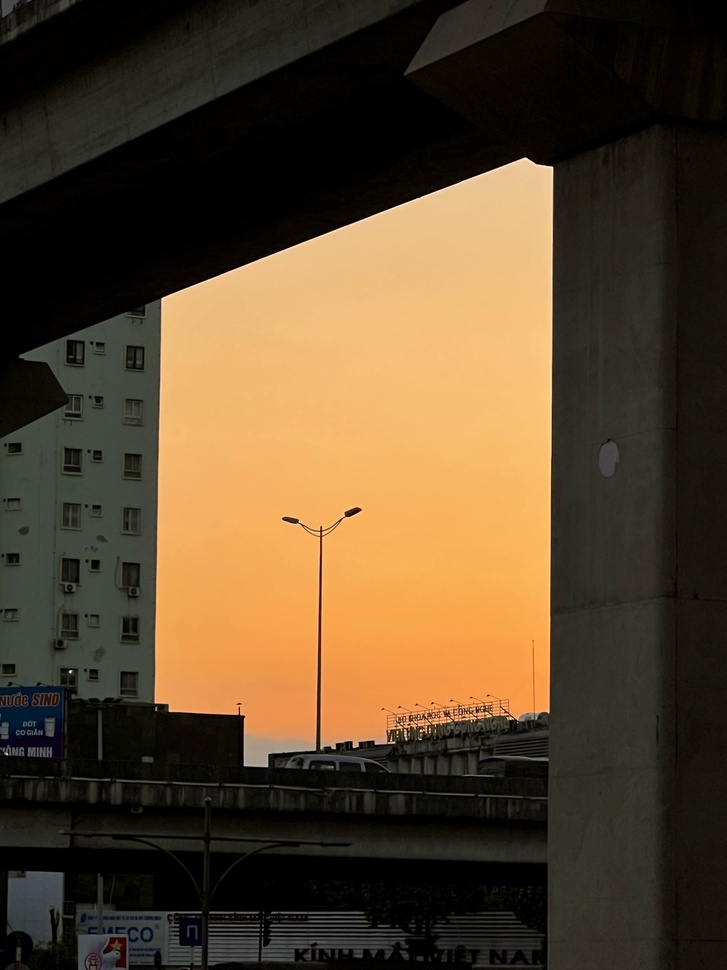
#> input picture w2.jpg, 727 x 970 px, shrunk from 3024 x 4032 before the run
$ python app.py
#> lines starting #> are read from the running program, lines starting #| are printed output that depends on the picture
import os
import cv2

def pencil_sketch(image_path, output_path):
    # Lấy đường dẫn thư mục từ output_path
#> called with image_path = 'w2.jpg', output_path = 'output_images/w2_sketch.jpg'
    output_dir = os.path.dirname(output_path)

    # Kiểm tra xem thư mục output có tồn tại không, nếu không thì tạo mới
    if not os.path.exists(output_dir):
        os.makedirs(output_dir)
        print(f"Thư mục '{output_dir}' đã được tạo.")

    # Đọc ảnh từ đường dẫn
    image = cv2.imread(image_path)
#> image is the input picture: shape (970, 727, 3); mean B, G, R 44.4, 68.8, 87.7
    if image is None:
        print(f"Không thể đọc ảnh từ {image_path}")
        return

    # Tiến hành các bước xử lý ảnh
    gray_image = cv2.cvtColor(image, cv2.COLOR_BGR2GRAY)
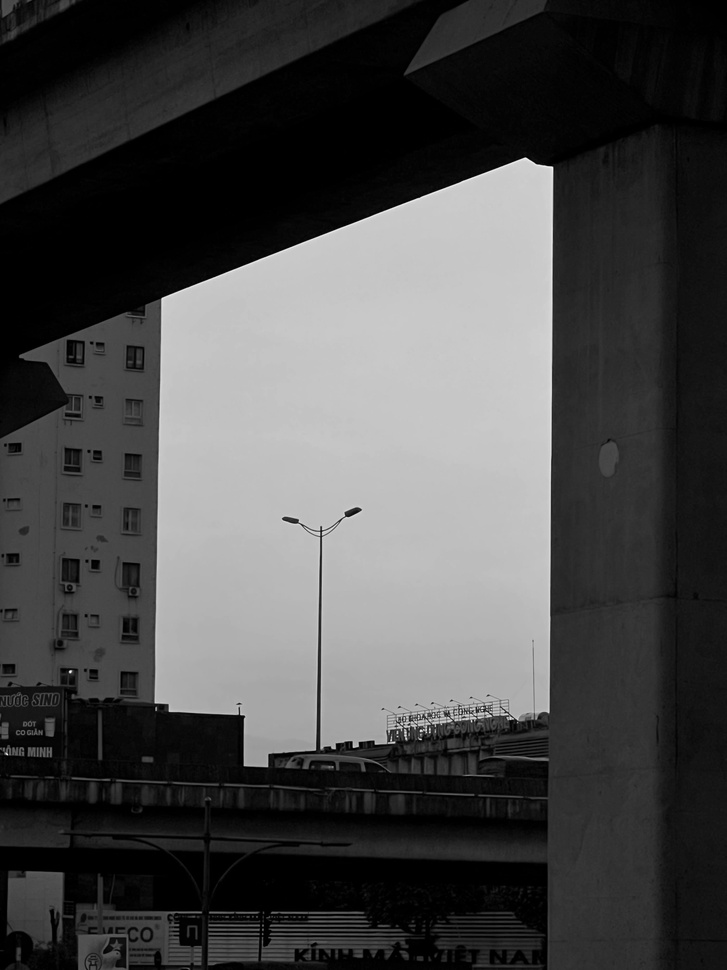
#> gray_image: shape (970, 727); min 0, max 247, mean 71.7
    inverted_gray_image = cv2.bitwise_not(gray_image)
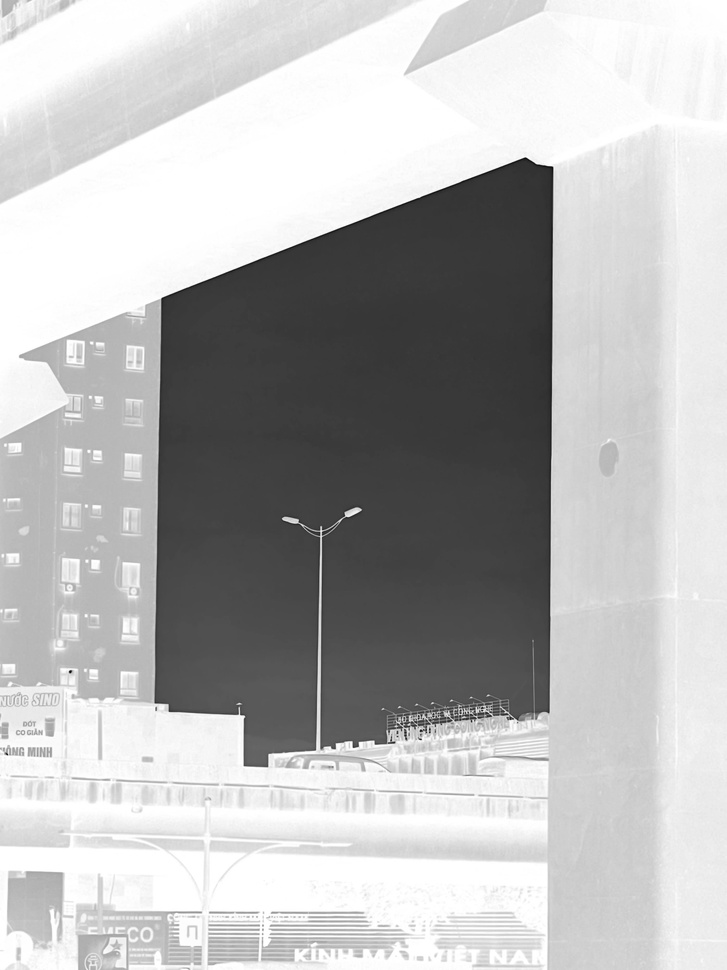
#> inverted_gray_image: shape (970, 727); min 8, max 255, mean 183.3
    blurred_image = cv2.GaussianBlur(inverted_gray_image, (21, 21), 0)
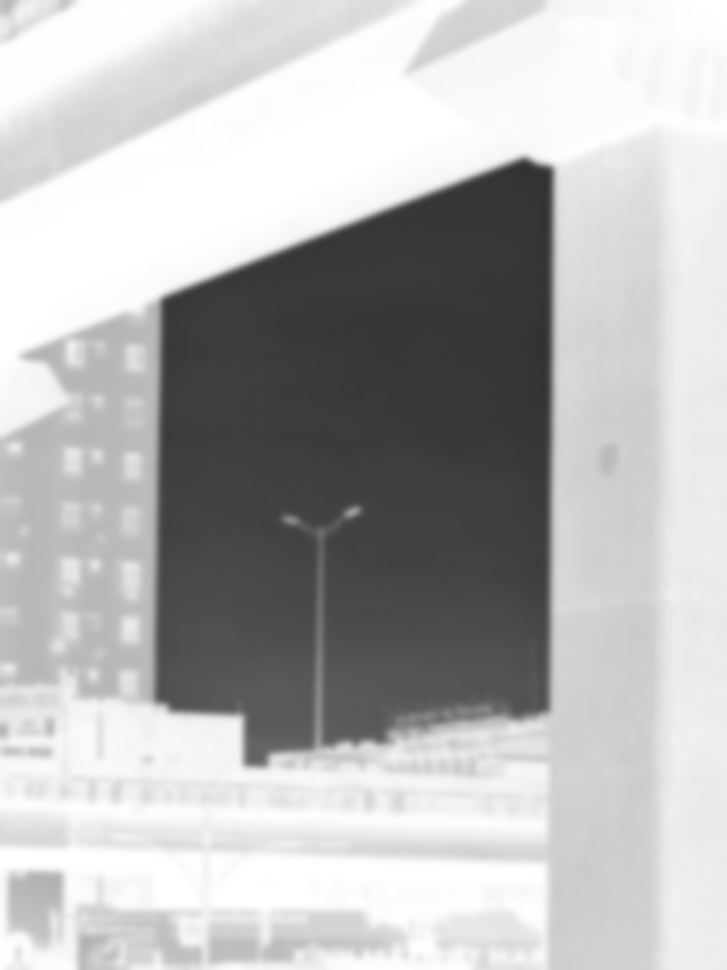
#> blurred_image: shape (970, 727); min 48, max 255, mean 183.3
    inverted_blurred_image = cv2.bitwise_not(blurred_image)
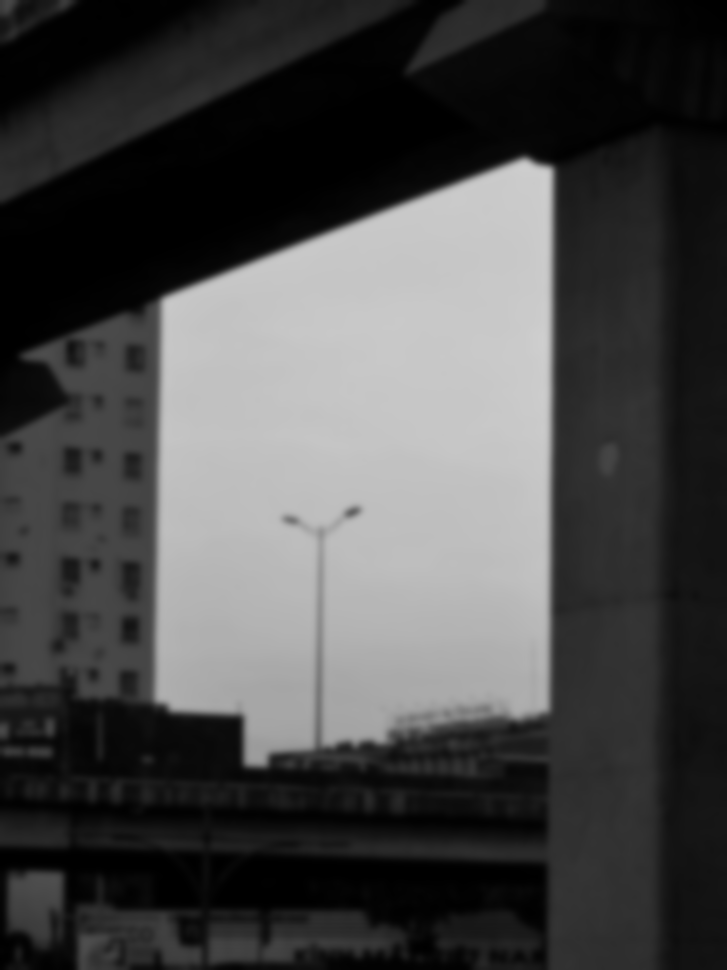
#> inverted_blurred_image: shape (970, 727); min 0, max 207, mean 71.7
    pencil_sketch_image = cv2.divide(gray_image, inverted_blurred_image, scale=256.0)
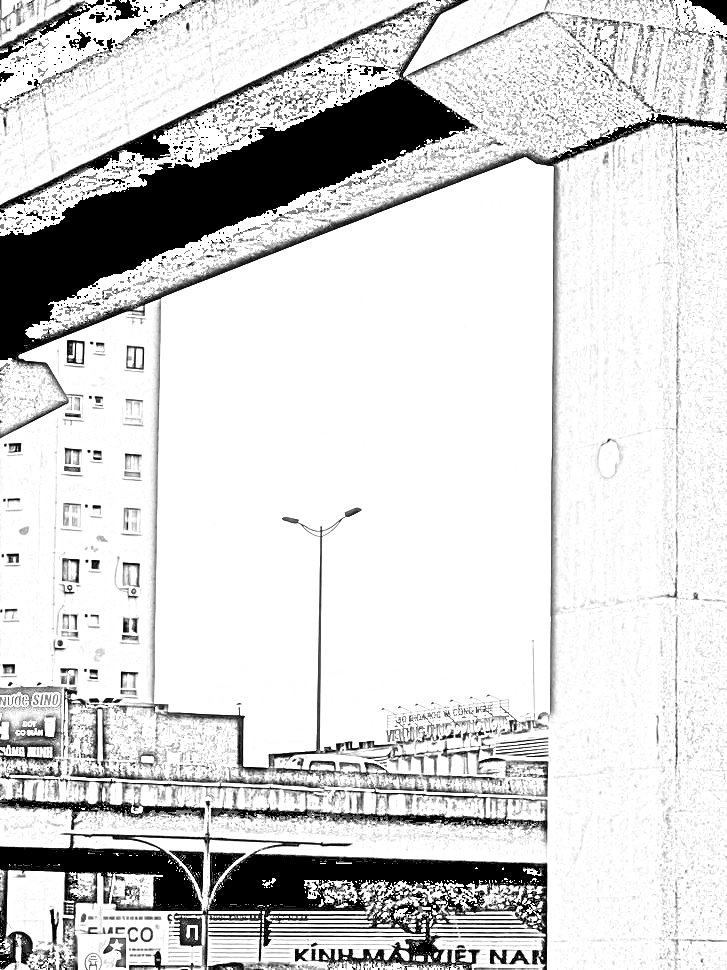
#> pencil_sketch_image: shape (970, 727); min 0, max 255, mean 213.8

    # Lưu ảnh phác thảo vào file output
    cv2.imwrite(output_path, pencil_sketch_image)
    print(f"Đã lưu ảnh phác thảo tại {output_path}")

    # Hiển thị ảnh phác thảo
    cv2.imshow("Pencil Sketch", pencil_sketch_image)
    cv2.waitKey(0)
    cv2.destroyAllWindows()

# Đặt đường dẫn đầu vào và đầu ra
input_image_path = 'w2.jpg'  # Đảm bảo file này tồn tại
output_image_path = 'output_images/w2_sketch.jpg'  # Nếu thư mục chưa có, chương trình sẽ tạo thư mục này

# Gọi hàm để tạo ảnh phác thảo
pencil_sketch(input_image_path, output_image_path)
